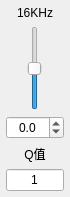
          <widget class="QWidget" name="bandWgt_10" native="true">
           <property name="sizePolicy">
            <sizepolicy hsizetype="Fixed" vsizetype="Preferred">
             <horstretch>0</horstretch>
             <verstretch>0</verstretch>
            </sizepolicy>
           </property>
           <property name="maximumSize">
            <size>
             <width>70</width>
             <height>16777215</height>
            </size>
           </property>
           <layout class="QVBoxLayout" name="verticalLayout_11">
            <property name="leftMargin">
             <number>6</number>
            </property>
            <property name="topMargin">
             <number>6</number>
            </property>
            <property name="rightMargin">
             <number>6</number>
            </property>
            <property name="bottomMargin">
             <number>6</number>
            </property>
            <item>
             <widget class="QLabel" name="lab_freq_10">
              <property name="sizePolicy">
               <sizepolicy hsizetype="Preferred" vsizetype="Preferred">
                <horstretch>0</horstretch>
                <verstretch>0</verstretch>
               </sizepolicy>
              </property>
              <property name="contextMenuPolicy">
               <enum>Qt::NoContextMenu</enum>
              </property>
              <property name="text">
               <string>16KHz</string>
              </property>
              <property name="alignment">
               <set>Qt::AlignCenter</set>
              </property>
             </widget>
            </item>
            <item>
             <widget class="QSlider" name="slider_band_10">
              <property name="sizePolicy">
               <sizepolicy hsizetype="Preferred" vsizetype="Expanding">
                <horstretch>0</horstretch>
                <verstretch>0</verstretch>
               </sizepolicy>
              </property>
              <property name="minimum">
               <number>-300</number>
              </property>
              <property name="maximum">
               <number>300</number>
              </property>
              <property name="singleStep">
               <number>1</number>
              </property>
              <property name="pageStep">
               <number>10</number>
              </property>
              <property name="sliderPosition">
               <number>0</number>
              </property>
              <property name="orientation">
               <enum>Qt::Vertical</enum>
              </property>
             </widget>
            </item>
            <item>
             <widget class="QDoubleSpinBox" name="spinBox_boost_10">
              <property name="alignment">
               <set>Qt::AlignCenter</set>
              </property>
              <property name="decimals">
               <number>1</number>
              </property>
              <property name="minimum">
               <double>-30.000000000000000</double>
              </property>
              <property name="maximum">
               <double>30.000000000000000</double>
              </property>
              <property name="singleStep">
               <double>0.100000000000000</double>
              </property>
             </widget>
            </item>
            <item>
             <widget class="QLabel" name="lab_Q_10">
              <property name="sizePolicy">
               <sizepolicy hsizetype="Preferred" vsizetype="Preferred">
                <horstretch>0</horstretch>
                <verstretch>0</verstretch>
               </sizepolicy>
              </property>
              <property name="contextMenuPolicy">
               <enum>Qt::NoContextMenu</enum>
              </property>
              <property name="text">
               <string>Q值</string>
              </property>
              <property name="alignment">
               <set>Qt::AlignCenter</set>
              </property>
             </widget>
            </item>
            <item>
             <widget class="QLineEdit" name="edt_Q_10">
              <property name="sizePolicy">
               <sizepolicy hsizetype="Preferred" vsizetype="Fixed">
                <horstretch>0</horstretch>
                <verstretch>0</verstretch>
               </sizepolicy>
              </property>
              <property name="text">
               <string>1</string>
              </property>
              <property name="alignment">
               <set>Qt::AlignCenter</set>
              </property>
             </widget>
            </item>
           </layout>
          </widget>
